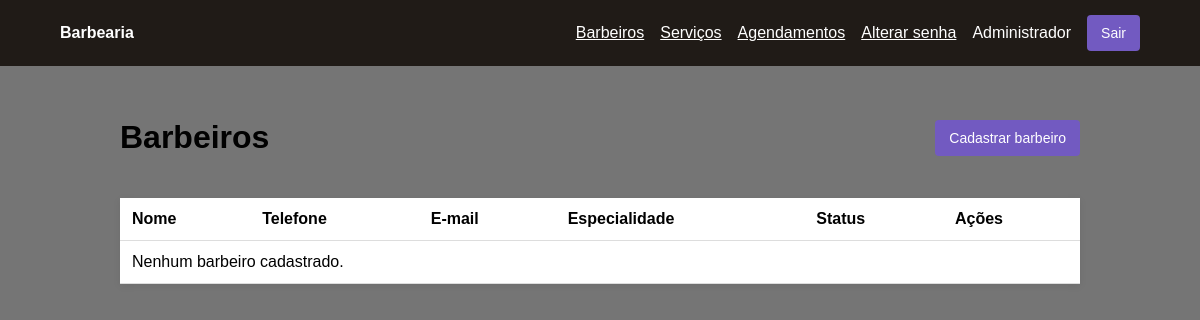
/index.php?r=barbeiros (signed in), run on an earlier commit of the app's database.
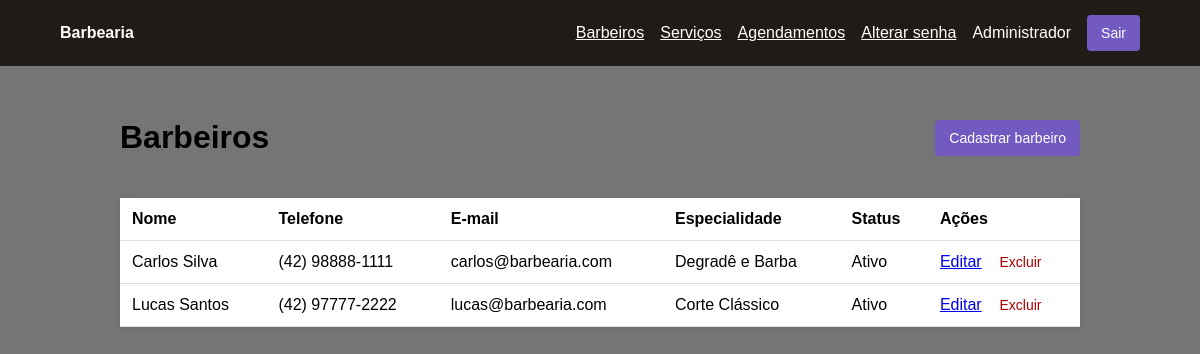
And on a later commit of the database.
### tables this page shows
CREATE TABLE barbeiros (
  id BIGINT UNSIGNED AUTO_INCREMENT PRIMARY KEY,
  nome VARCHAR(120) NOT NULL,
  telefone VARCHAR(20) NOT NULL,
  email VARCHAR(150) NULL UNIQUE,
  especialidade VARCHAR(150) NULL,
  ativo TINYINT(1) NOT NULL DEFAULT 1,
  criado_em DATETIME NOT NULL DEFAULT CURRENT_TIMESTAMP,
  atualizado_em DATETIME NOT NULL DEFAULT CURRENT_TIMESTAMP ON UPDATE CURRENT_TIMESTAMP
);

### app/Core/view.php (called while the page is built, shortened)
<?php
function view(string $name, array $data = []): void
{
    extract($data, EXTR_SKIP);
    require __DIR__ . '/../Views/' . $name . '.php';
}

### app/Controllers/BarbeiroController.php (called while the page is built, shortened)
<?php
final class BarbeiroController
{
    public function index(): void
    {
        view('barbeiros/index', ['barbeiros' => $this->barbeiros->all()]);
    }
}

### app/Core/helpers.php (called while the page is built, shortened)
<?php
function url(string $route = ''): string
{
    return 'index.php?r=' . rawurlencode($route);
}
function e(?string $value): string
{
    return htmlspecialchars((string)$value, ENT_QUOTES, 'UTF-8');
}

### app/Models/Barbeiro.php (called while the page is built, shortened)
<?php
final class Barbeiro
{
    public function all(): array
    {
        return $this->db->query('SELECT * FROM barbeiros ORDER BY nome')->fetchAll();
    }
}

### app/Views/barbeiros/index.php (the view, shortened to what this page needs)
<?php require __DIR__ . '/../layout/header.php'; ?>
<div class="page-title"><h1>Barbeiros</h1><a class="button" href="<?= url('barbeiros/novo') ?>">Cadastrar barbeiro</a>
</div>
<table>
    <thead>
    <tr>
        <th>Nome</th>
        <th>Telefone</th>
        <th>E-mail</th>
        <th>Especialidade</th>
        <th>Status</th>
        <th>Ações</th>
    </tr>
    </thead>
    <tbody>
    <?php foreach ($barbeiros as $barbeiro): ?>
        <tr>
        <td><?= e($barbeiro['nome']) ?></td>
        <td><?= e($barbeiro['telefone']) ?></td>
        <td><?= e($barbeiro['email']) ?></td>
        <td><?= e($barbeiro['especialidade']) ?></td>
        <td><?= $barbeiro['ativo'] ? 'Ativo' : 'Inativo' ?></td>
        <td><a href="<?= url('barbeiros/' . $barbeiro['id'] . '/editar') ?>">Editar</a>&nbsp;&nbsp;&nbsp;<form
                    class="inline" method="post" action="<?= url('barbeiros/' . $barbeiro['id'] . '/excluir') ?>"
                    onsubmit="return confirm('Remover este barbeiro?');"><input type="hidden" name="csrf"
                <button class="link danger">Excluir</button>
            </form>
        </td></tr><?php endforeach; ?>
    <?php if (!$barbeiros): ?>
        <tr>
            <td colspan="6">Nenhum barbeiro cadastrado.</td>
        </tr><?php endif; ?></tbody>
</table>
<?php require __DIR__ . '/../layout/footer.php'; ?>

What changed in the data, as far as the page shows it:
added barbeiros: nome "Carlos Silva", telefone "(42) 98888-1111", email "carlos@barbearia.com", especialidade "Degradê e Barba", ativo "Ativo"
added barbeiros: nome "Lucas Santos", telefone "(42) 97777-2222", email "lucas@barbearia.com", especialidade "Corte Clássico", ativo "Ativo"
Also different on the page:
text no longer shown: "Nenhum barbeiro cadastrado."
